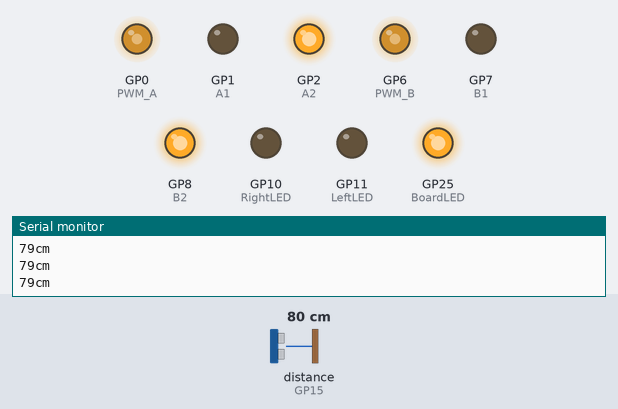
This sketch was run on a simulated Raspberry Pi Pico. On the bench: output pins drawn as LEDs (lit = HIGH), the last lines printed to the serial monitor. Wiring (inferred from the names in the program): ultrasonic range finder: trigger GP14; echo GP15. The test bench sets the inputs (shaded band); at power-on: distance to the obstacle (sensor on GP15) 80 cm. The echo pulse lasts 58.3 µs per cm; pins used as bus, display or sensor lines are not drawn.

Above: at 1.3 s.
1.4 s: distance to the obstacle (sensor on GP15) set to 23 cm
2.9 s: distance to the obstacle (sensor on GP15) set to 19 cm
At 4.2 s:
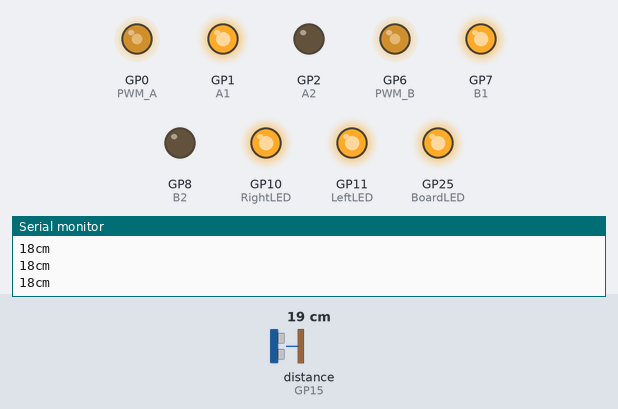
4.5 s: distance to the obstacle (sensor on GP15) set to 35 cm
At 5.7 s:
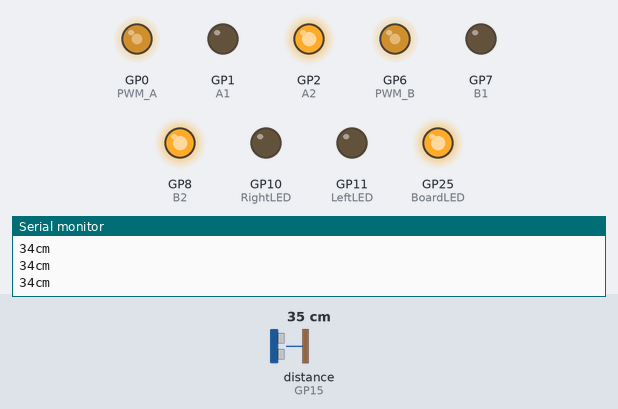
6.0 s: distance to the obstacle (sensor on GP15) set to 2 cm
At 7.2 s:
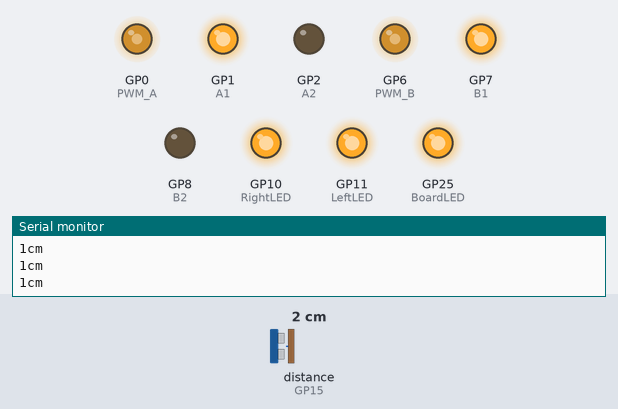
Timing chart, 0 to 8.5 s (numbered marks = the images above; inputs shaded):
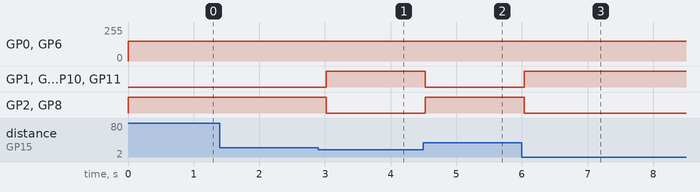

Measured:
- the behaviour switches between 21 and 20 cm on distance to the obstacle (sensor on GP15) (found by bisection; images 0 and 1)
- after the input at 2.9 s, GP1 (A1), GP7 (B1), GP10 (RightLED), GP11 (LeftLED): LOW → HIGH after 0.12 s; GP2 (A2), GP8 (B2): HIGH → LOW after 0.12 s
- after the input at 4.5 s, GP1 (A1), GP7 (B1), GP10 (RightLED), GP11 (LeftLED): HIGH → LOW at once; GP2 (A2), GP8 (B2): LOW → HIGH at once
- after the input at 6.0 s, GP1 (A1), GP7 (B1), GP10 (RightLED), GP11 (LeftLED): LOW → HIGH at once; GP2 (A2), GP8 (B2): HIGH → LOW at once

The sketch:

picoca_workshop.ino
```cpp
// LED
#define LeftLED 11
#define RightLED 10
#define BoardLED 25

// 距離センサ
#define echoPin 15  // Echo Pin
#define trigPin 14  // Trigger Pin
// 音速の設定
int V = 340;

// モーター
#define PWM_A 0
#define A1 1
#define A2 2

#define PWM_B 6
#define B1 7
#define B2 8

#define Left 0
#define Right 1

// 距離センサに計測用信号を送るように命令
void sendTrigger() {
  digitalWrite(trigPin, HIGH);
  delayMicroseconds(11);
  digitalWrite(trigPin, LOW);
}

// 距離センサから距離を読み取る（単位:cm）
int getDepth() {
  sendTrigger();

  unsigned long timeout = micros();
  while (!digitalRead(echoPin)) {
    unsigned long timeout2 = micros() - timeout;
    if (timeout2 > 200000) {
      Serial.println("Depth Sensor Timeout");
      sendTrigger();
      timeout = micros();
    }
  }
  unsigned long t1 = micros();

  while (digitalRead(echoPin)) {
  }
  unsigned long t2 = micros();
  unsigned long t = t2 - t1;
  return V * t / 20000;
}

void drive_A(int v) {
  if (v > 0) {
    v = min(v, 255);
    digitalWrite(A1, HIGH);
    digitalWrite(A2, LOW);
  } else {
    v = max(v, -255);
    digitalWrite(A1, LOW);
    digitalWrite(A2, HIGH);
  }
  analogWrite(PWM_A, abs(v));
}

void drive_B(int v) {
  if (v > 0) {
    v = min(v, 255);
    digitalWrite(B1, HIGH);
    digitalWrite(B2, LOW);
  } else {
    v = max(v, -255);
    digitalWrite(B1, LOW);
    digitalWrite(B2, HIGH);
  }
  analogWrite(PWM_B, abs(v));
}

void setup() {
  // Raspberry Pi Pico内蔵LEDピンを出力に設定して点灯
  pinMode(BoardLED, OUTPUT);
  digitalWrite(BoardLED, HIGH);
  // LEDに接続されているピンを出力に設定
  pinMode(LeftLED, OUTPUT);
  pinMode(RightLED, OUTPUT);
  digitalWrite(LeftLED, HIGH);
  digitalWrite(RightLED, HIGH);
  //モーターのピンを出力に変更
  pinMode(A1, OUTPUT);
  pinMode(A2, OUTPUT);
  pinMode(PWM_A, OUTPUT);
  pinMode(B1, OUTPUT);
  pinMode(B2, OUTPUT);
  pinMode(PWM_B, OUTPUT);

  Serial.begin(9600);  // PCとシリアル接続を開始
  // パソコンから外して使用するときはコメントアウト
  // while (!Serial);    // PCとシリアル接続されるまで待機
  // 距離センサ用にピンの入出力を設定
  pinMode(echoPin, INPUT);
  pinMode(trigPin, OUTPUT);
  // PCに"Start Pico!"を書き込む
  // Serial.println("Start Pico!");
}

void loop() {
  int depth = 0;

  while (true) {
    depth = getDepth();
    Serial.print(depth);
    Serial.println("cm");

    // depthの値に合わせてモーターの動きを変更
    if (depth < 20) {
      digitalWrite(LeftLED, HIGH);
      digitalWrite(RightLED, HIGH);
      drive_A(150);
      drive_B(150);
    } else {
      digitalWrite(LeftLED, LOW);
      digitalWrite(RightLED, LOW);
      drive_A(-150);
      drive_B(-150);
    }
    delay(500);
  }
}
```
